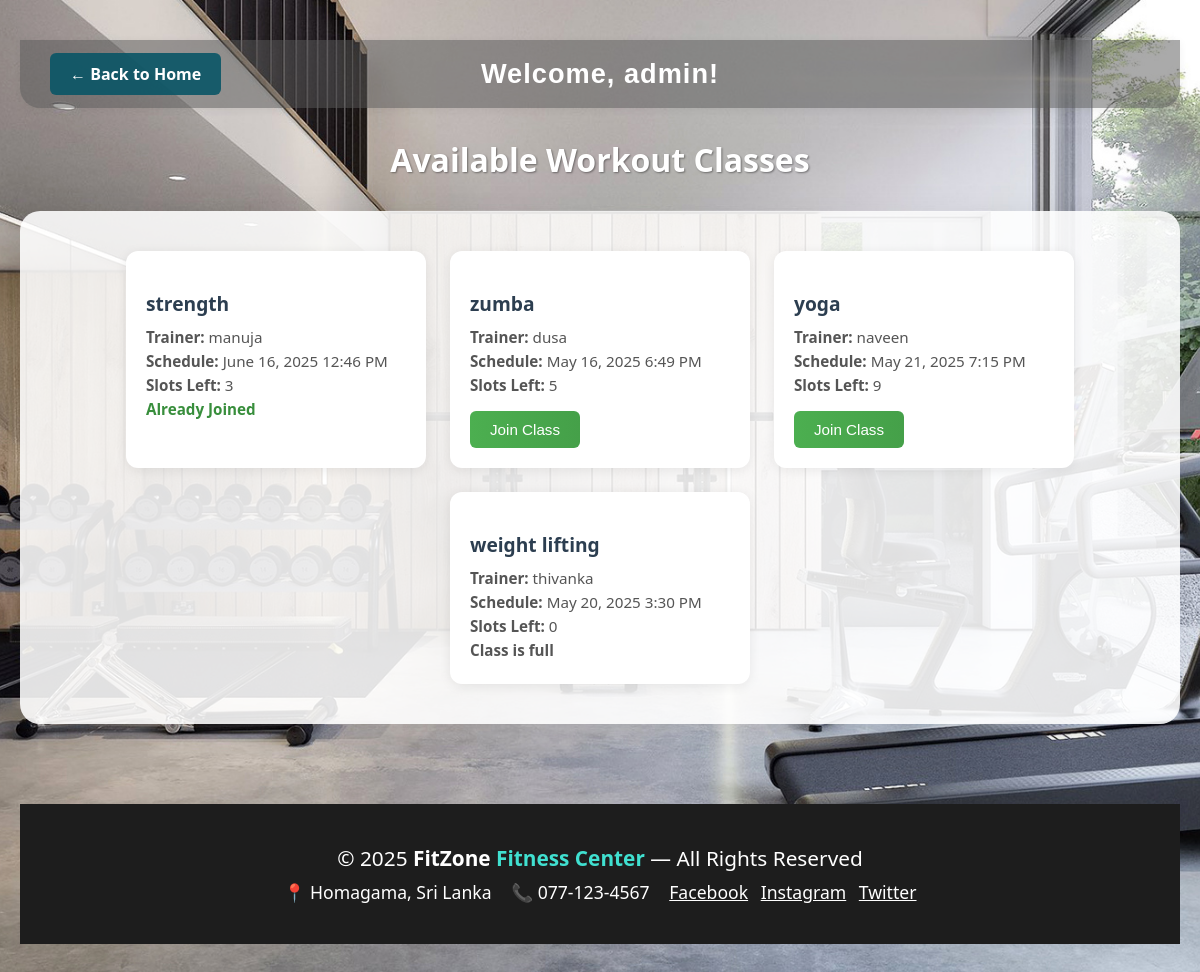
/includes/Users/view_classes.php (signed in), run on the app's committed database.
### tables this page shows
CREATE TABLE `classes` (
  `class_id` int(11) NOT NULL,
  `class_name` varchar(255) NOT NULL,
  `trainer_id` int(11) NOT NULL,
  `schedule` varchar(255) NOT NULL,
  `limit` int(11) NOT NULL
);

CREATE TABLE `trainers` (
  `trainer_id` int(11) NOT NULL,
  `name` varchar(255) NOT NULL,
  `specialty` varchar(255) NOT NULL,
  `experience` int(11) NOT NULL,
  `profile` varchar(255) NOT NULL
);

### includes/Users/view_classes.php (the view, shortened to what this page needs)
<?php
include 'dbconnect.php';
    $result = $conn->query("
        SELECT c.*, t.name AS trainer_name
        FROM classes c
        JOIN trainers t ON c.trainer_id = t.trainer_id
    ");
    $user_id = $_SESSION['user_id'];
    $joined_classes = [];
    $joined_result = $conn->query("SELECT class_id FROM user_classes WHERE user_id = $user_id");
    while ($jc = $joined_result->fetch_assoc()) {
        $joined_classes[] = $jc['class_id'];
    }
    ?>
<!DOCTYPE html>
<html lang="en">
<head>
</head>
<body>
    <div class="header-bar">
        <a href="/gym/includes/Users/userpage.php" class="button back-btn">&larr; Back to Home</a>
        <div class="header-title">
            Welcome, <?php echo htmlspecialchars($_SESSION['username']); ?>!
        </div>
    </div>
    <h2 class="page-title">Available Workout Classes</h2>
    <div class="class-background-card">
        <div class="class-container">
            <?php while ($row = $result->fetch_assoc()):
                $class_id   = $row['class_id'];
                $enrolled   = $conn->query("SELECT COUNT(*) AS cnt FROM user_classes WHERE class_id = $class_id")
                                    ->fetch_assoc()['cnt'];
                $slots_left = $row['limit'] - $enrolled;
            ?>
                <div class="program-card">
                    <h3 class="class-name"><?= htmlspecialchars($row['class_name']) ?></h3>
                    <p><strong>Trainer:</strong> <?= htmlspecialchars($row['trainer_name']) ?></p>
                    <p><strong>Schedule:</strong> <?= date('F j, Y g:i A', strtotime($row['schedule'])) ?></p>
                    <p><strong>Slots Left:</strong> <?= $slots_left ?></p>
                    <?php if (in_array($class_id, $joined_classes)): ?>
                        <p class="full-class" style="color:#388e3c;">Already Joined</p>
                    <?php elseif ($slots_left > 0): ?>
                        <form method="POST" action="">
                            <button type="submit" class="join-btn">Join Class</button>
                        </form>
                    <?php else: ?>
                        <p class="full-class">Class is full</p>
                    <?php endif; ?>
                </div>
            <?php endwhile; ?>
        </div>
    </div>
<div style="margin-top: 80px;">
    <?php include __DIR__ . '/../footer.php'; ?>

### includes/Users/view_classes.php (style rules this page uses)
body { font-family: 'Segoe UI', sans-serif; background: url('../Background/background2.jpg') no-repeat center center fixed; background-size: cover; color: #333; margin: 0; padding: 40px 20px; }
.page-title { text-align: center; font-size: 2rem; color: #fff; margin-bottom: 30px; text-shadow: 1px 1px 2px rgba(0,0,0,0.4); }
.class-background-card { background-color: rgba(255, 255, 255, 0.88); padding: 40px 30px; border-radius: 20px; max-width: 1100px; margin: 0 auto; box-shadow: 0 10px 40px rgba(0, 0, 0, 0.1); }
.class-container { display: flex; flex-wrap: wrap; justify-content: center; gap: 24px; }
.program-card { width: 260px; background: #ffffff; padding: 20px; border-radius: 12px; box-shadow: 0 2px 12px rgba(0,0,0,0.08); transition: transform 0.3s ease; text-align: left; }
.class-name { font-size: 1.2rem; font-weight: 600; margin-bottom: 10px; color: #2c3e50; }
.program-card p { font-size: 0.95rem; color: #555; margin: 4px 0; }
.join-btn { background: linear-gradient(to right, #4CAF50, #45a049); color: #fff; border: none; padding: 10px 20px; font-size: 0.95rem; border-radius: 6px; cursor: pointer; transition: background 0.3s ease, transform 0.2s ease; margin-top: 12px; }
.full-class { color: #c0392b; font-weight: 600; font-size: 1rem; margin-top: 20px; }
.header-bar { display: flex; align-items: center; justify-content: center; background:rgba(88, 88, 88, 0.51); padding: 18px 30px; border-radius: 0 0 20px 20px; margin-bottom: 30px; position: relative; box-shadow: 0 2px 8px rgba(0,0,0,0.06); }
.header-bar .back-btn { position: absolute; left: 30px; top: 50%; transform: translateY(-50%); background-color:rgba(10, 86, 103, 0.9); color: #fff; font-weight: bold; border-radius: 6px; padding: 10px 20px; text-decoration: none; transition: background 0.2s; }
.header-title { flex: 1; text-align: center; color: #fff; font-size: 1.7rem; font-family: 'Montserrat', sans-serif; font-weight: 600; letter-spacing: 1px; }

### data on the page
classes: class_name "strength", trainer.name "manuja", schedule "June 16, 2025 12:46 PM", slots_left "3", shows "Already Joined"
classes: class_name "zumba", trainer.name "dusa", schedule "May 16, 2025 6:49 PM", limit "5"
classes: class_name "yoga", trainer.name "naveen", schedule "May 21, 2025 7:15 PM", slots_left "9"
classes: class_name "weight lifting", trainer.name "thivanka", schedule "May 20, 2025 3:30 PM", slots_left "0", limit "Class is full"

### other printed values
$_SESSION['username'] "admin"
